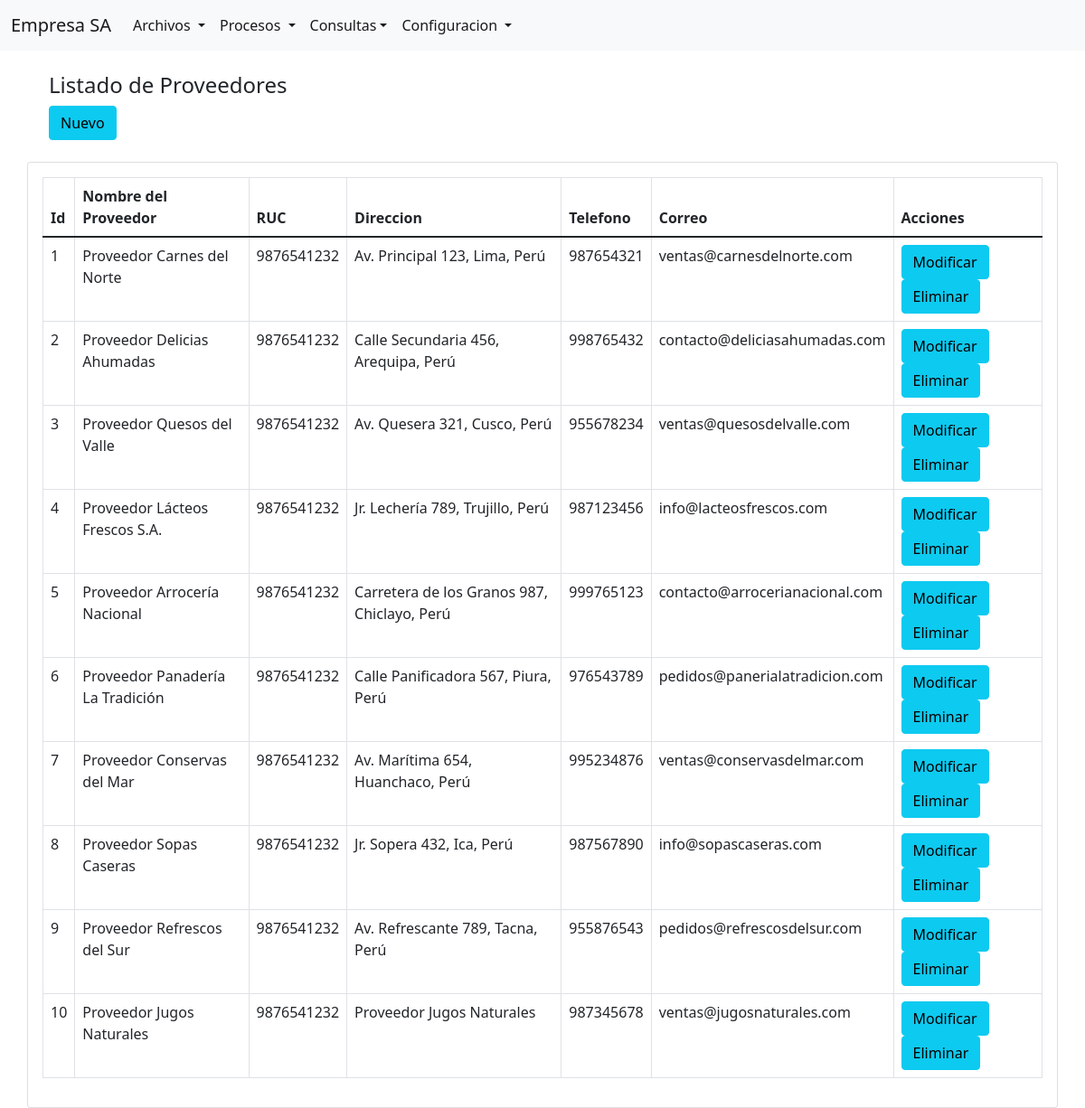
/Modules/Proveedor/lista_proveedor.php (signed in), run on the app's committed database.
### tables this page shows
CREATE TABLE `proveedores` (
  `idProveedor` int(11) NOT NULL,
  `nombre` varchar(50) NOT NULL,
  `RUC` varchar(10) DEFAULT NULL,
  `Direccion` varchar(50) DEFAULT NULL,
  `Telefono` varchar(9) DEFAULT NULL,
  `Correo` varchar(50) DEFAULT NULL
);

### clases/proveedor.php (called while the page is built, shortened)
<?php
    class Proveedor{
        private $con;
        public function conectar_db($cn){
            $this->con =$cn;
        }
        public function listaProveedor(){
			$sql = "SELECT * FROM proveedores";
			$res = mysqli_query($this->con, $sql);
			return $res;
		}
    }
?>

### Modules/Proveedor/lista_proveedor.php (the view, shortened to what this page needs)
<?php
include_once(__DIR__.'/../../header.php');
include_once(__DIR__.'/../../includes/acceso.php');
include_once(__DIR__.'/../../clases/proveedor.php');
$conexion = connect_db();
$proveedor = new Proveedor();
$proveedor->conectar_db($conexion);
$datos_prov = $proveedor->listaProveedor();
if ($datos_prov){
    ?>
    <div class="container p-12">
        <div class="row">
        <div class="container p-4">
            <h4>Listado de Proveedores</h4>
        <a href="agrega_prov.php" class="btn btn-info add-new">Nuevo</a>
        </div>
        <div class="card card-body">
            <table class="table table-bordered">
            <thead>
                <tr>
                    <th>Id</th>
                    <th>Nombre del Proveedor</th>
                    <th>RUC</th>
                    <th>Direccion</th>
                    <th>Telefono</th>
                    <th>Correo</th>
                    <th>Acciones</th>
                </tr>
            </thead>
            <tbody>
    <?php
    while ($row=mysqli_fetch_array($datos_prov)){
        $id=$row["idProveedor"];
        ?>
                <tr>
                    <td><?php echo $id; ?></td>
                    <td><?php echo $row['nombre']; ?></td>
                    <td><?php echo $row['RUC']; ?></td>
                    <td><?php echo $row['Direccion']; ?></td>
                    <td><?php echo $row['Telefono']; ?></td>
                    <td><?php echo $row['Correo']; ?></td>
                    <td>
                    <a href="modifica_prov.php?codigo=<?php echo $id; ?>" class="btn btn-info add-new">Modificar</a>
                    <a href="elimina_prov.php?codigo=<?php echo $id; ?>" class="btn btn-info add-new">Eliminar</a>
                    </td>
                </tr>
             <?php
    }
    ?>
    </tbody>
   </table>
            </div>
        </div>
    </div>
<?php
}
?>

### data on the page
proveedores: idProveedor "1", nombre "Proveedor Carnes del Norte", RUC "9876541232", Direccion "Av. Principal 123, Lima, Perú", Telefono "987654321", Correo "ventas@carnesdelnorte.com"
proveedores: idProveedor "2", nombre "Proveedor Delicias Ahumadas", RUC "9876541232", Direccion "Calle Secundaria 456, Arequipa, Perú", Telefono "998765432", Correo "contacto@deliciasahumadas.com"
proveedores: idProveedor "3", nombre "Proveedor Quesos del Valle", RUC "9876541232", Direccion "Av. Quesera 321, Cusco, Perú", Telefono "955678234", Correo "ventas@quesosdelvalle.com"
proveedores: idProveedor "4", nombre "Proveedor Lácteos Frescos S.A.", RUC "9876541232", Direccion "Jr. Lechería 789, Trujillo, Perú", Telefono "987123456", Correo "info@lacteosfrescos.com"
proveedores: idProveedor "5", nombre "Proveedor Arrocería Nacional", RUC "9876541232", Direccion "Carretera de los Granos 987, Chiclayo, Perú", Telefono "999765123", Correo "contacto@arrocerianacional.com"
proveedores: idProveedor "6", nombre "Proveedor Panadería La Tradición", RUC "9876541232", Direccion "Calle Panificadora 567, Piura, Perú", Telefono "976543789", Correo "pedidos@panerialatradicion.com"
proveedores: idProveedor "7", nombre "Proveedor Conservas del Mar", RUC "9876541232", Direccion "Av. Marítima 654, Huanchaco, Perú", Telefono "995234876", Correo "ventas@conservasdelmar.com"
proveedores: idProveedor "8", nombre "Proveedor Sopas Caseras", RUC "9876541232", Direccion "Jr. Sopera 432, Ica, Perú", Telefono "987567890", Correo "info@sopascaseras.com"
proveedores: idProveedor "9", nombre "Proveedor Refrescos del Sur", RUC "9876541232", Direccion "Av. Refrescante 789, Tacna, Perú", Telefono "955876543", Correo "pedidos@refrescosdelsur.com"
proveedores: idProveedor "10", nombre "Proveedor Jugos Naturales", RUC "9876541232", Direccion "Proveedor Jugos Naturales", Telefono "987345678", Correo "ventas@jugosnaturales.com"
